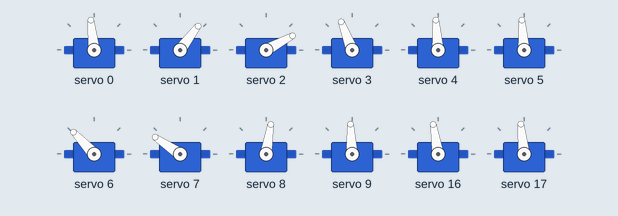
This sketch was run on a simulated Arduino Uno, built with avr-gcc and run on an emulated ATmega328P. On the bench: 12 × servo.

Above: at 0.1 s.
At 5.7 s:
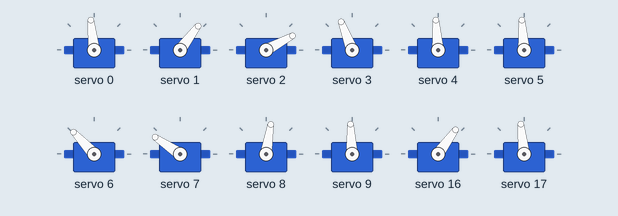
At 7.2 s:
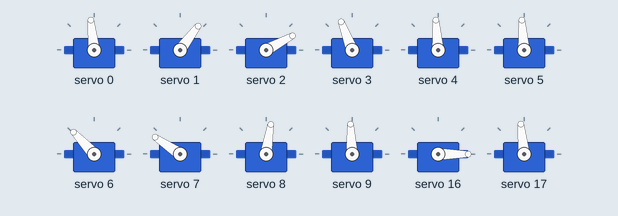
At 14.4 s:
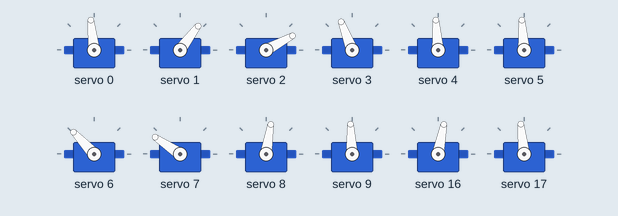
Timing chart, 0 to 16.2 s (numbered marks = the images above):
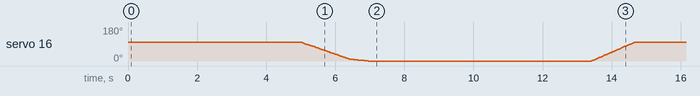

The sketch:

Motion.ino
```cpp
#define ID_01_0_PWM 110
#define ID_01_180_PWM 520
#define ID_02_0_PWM 110
#define ID_02_180_PWM 520
#define ID_03_0_PWM 75
#define ID_03_180_PWM 510
#define ID_04_0_PWM 75
#define ID_04_130_PWM 410
#define ID_05_0_PWM 100
#define ID_05_180_PWM 520
#define ID_06_0_PWM 110
#define ID_06_180_PWM 510
#define ID_07_0_PWM 90
#define ID_07_180_PWM 510
#define ID_08_0_PWM 105
#define ID_08_180_PWM 510
#define ID_09_0_PWM 225
#define ID_09_130_PWM 530
#define ID_10_0_PWM 100
#define ID_10_180_PWM 515

#define ID_11_0_PWM 85
#define ID_11_180_PWM 510
#define ID_12_0_PWM 75
#define ID_12_140_PWM 410
#define ID_13_0_PWM 90
#define ID_13_180_PWM 520
#define ID_14_0_PWM 120
#define ID_14_180_PWM 530
#define ID_15_0_PWM 180
#define ID_15_90_PWM 415
#define ID_16_0_PWM 110
#define ID_16_180_PWM 525
#define ID_17_0_PWM 220
#define ID_17_140_PWM 545
#define ID_18_0_PWM 85
#define ID_18_180_PWM 495
#define ID_19_0_PWM 90
#define ID_19_180_PWM 505
#define ID_20_0_PWM 180
#define ID_20_90_PWM 420

unsigned char previous_angle_ID_01 = 90;
unsigned char previous_angle_ID_02 = 50;
unsigned char previous_angle_ID_03 = 40;
unsigned char previous_angle_ID_04 = 95;
unsigned char previous_angle_ID_05 = 90;
unsigned char previous_angle_ID_06 = 90;
unsigned char previous_angle_ID_07 = 130;
unsigned char previous_angle_ID_08 = 140;
unsigned char previous_angle_ID_09 = 35;
unsigned char previous_angle_ID_10 = 90;

unsigned char previous_angle_ID_11 = 100;
unsigned char previous_angle_ID_12 = 100;
unsigned char previous_angle_ID_13 = 90;
unsigned char previous_angle_ID_14 = 140;
unsigned char previous_angle_ID_15 = 45;
unsigned char previous_angle_ID_16 = 80;
unsigned char previous_angle_ID_17 = 40;
unsigned char previous_angle_ID_18 = 90;
unsigned char previous_angle_ID_19 = 50;
unsigned char previous_angle_ID_20 = 45;


#include <Wire.h>
#include <Adafruit_PWMServoDriver.h>

Adafruit_PWMServoDriver LegBoard = Adafruit_PWMServoDriver(0x40);
Adafruit_PWMServoDriver ArmBoard = Adafruit_PWMServoDriver(0x41);

void legAngle(unsigned char angle_ID_01, unsigned char angle_ID_02, unsigned char angle_ID_03, unsigned char angle_ID_04, unsigned char angle_ID_05, unsigned char angle_ID_06, unsigned char angle_ID_07, unsigned char angle_ID_08, unsigned char angle_ID_09, unsigned char angle_ID_10) {
  //changing Angle to PWM
  unsigned short pwm_ID_01 = map(constrain(angle_ID_01, 0 , 180), 0, 180, ID_01_0_PWM, ID_01_180_PWM);
  unsigned short pwm_ID_02 = map(constrain(angle_ID_02, 0 , 180), 0, 180, ID_02_0_PWM, ID_02_180_PWM);
  unsigned short pwm_ID_03 = map(constrain(angle_ID_03, 0 , 180), 0, 180, ID_03_0_PWM, ID_03_180_PWM);
  unsigned short pwm_ID_04 = map(constrain(angle_ID_04, 0 , 130), 0, 130, ID_04_0_PWM, ID_04_130_PWM);
  unsigned short pwm_ID_05 = map(constrain(angle_ID_05, 0 , 180), 0, 180, ID_05_0_PWM, ID_05_180_PWM);
  unsigned short pwm_ID_06 = map(constrain(angle_ID_06, 0 , 180), 0, 180, ID_06_0_PWM, ID_06_180_PWM);
  unsigned short pwm_ID_07 = map(constrain(angle_ID_07, 0 , 180), 0, 180, ID_07_0_PWM, ID_07_180_PWM);
  unsigned short pwm_ID_08 = map(constrain(angle_ID_08, 0 , 180), 0, 180, ID_08_0_PWM, ID_08_180_PWM);
  unsigned short pwm_ID_09 = map(constrain(angle_ID_09, 0 , 130), 0, 130, ID_09_0_PWM, ID_09_130_PWM);
  unsigned short pwm_ID_10 = map(constrain(angle_ID_10, 0 , 180), 0, 180, ID_10_0_PWM, ID_10_180_PWM);

  //Writing to Servo
  LegBoard.setPWM(0, 0, pwm_ID_01);
  LegBoard.setPWM(1, 0, pwm_ID_02);
  LegBoard.setPWM(2, 0, pwm_ID_03);
  LegBoard.setPWM(3, 0, pwm_ID_04);
  LegBoard.setPWM(4, 0, pwm_ID_05);
  LegBoard.setPWM(5, 0, pwm_ID_06);
  LegBoard.setPWM(6, 0, pwm_ID_07);
  LegBoard.setPWM(7, 0, pwm_ID_08);
  LegBoard.setPWM(8, 0, pwm_ID_09);
  LegBoard.setPWM(9, 0, pwm_ID_10);
}

void armAngle(unsigned char angle_ID_11, unsigned char angle_ID_12, unsigned char angle_ID_13, unsigned char angle_ID_14, unsigned char angle_ID_15, unsigned char angle_ID_16, unsigned char angle_ID_17, unsigned char angle_ID_18, unsigned char angle_ID_19, unsigned char angle_ID_20) {
  //changing Angle to PWM
  unsigned short pwm_ID_11 = map(constrain(angle_ID_11, 0 , 180), 0, 180, ID_11_0_PWM, ID_11_180_PWM);
  unsigned short pwm_ID_12 = map(constrain(angle_ID_12, 0 , 140), 0, 140, ID_12_0_PWM, ID_12_140_PWM);
  unsigned short pwm_ID_13 = map(constrain(angle_ID_13, 0 , 180), 0, 180, ID_13_0_PWM, ID_13_180_PWM);
  unsigned short pwm_ID_14 = map(constrain(angle_ID_14, 0 , 180), 0, 180, ID_14_0_PWM, ID_14_180_PWM);
  unsigned short pwm_ID_15 = map(constrain(angle_ID_15, 0 , 90), 0, 90, ID_15_0_PWM, ID_15_90_PWM);
  unsigned short pwm_ID_16 = map(constrain(angle_ID_16, 0 , 180), 0, 180, ID_16_0_PWM, ID_16_180_PWM);
  unsigned short pwm_ID_17 = map(constrain(angle_ID_17, 0 , 140), 0, 140, ID_17_0_PWM, ID_17_140_PWM);
  unsigned short pwm_ID_18 = map(constrain(angle_ID_18, 0 , 180), 0, 180, ID_18_0_PWM, ID_18_180_PWM);
  unsigned short pwm_ID_19 = map(constrain(angle_ID_19, 0 , 180), 0, 180, ID_19_0_PWM, ID_19_180_PWM);
  unsigned short pwm_ID_20 = map(constrain(angle_ID_20, 0 , 90), 0, 90, ID_20_0_PWM, ID_20_90_PWM);

  //Writing to Servo
  ArmBoard.setPWM(0, 0, pwm_ID_11);
  ArmBoard.setPWM(1, 0, pwm_ID_12);
  ArmBoard.setPWM(2, 0, pwm_ID_13);
  ArmBoard.setPWM(3, 0, pwm_ID_14);
  ArmBoard.setPWM(4, 0, pwm_ID_15);
  ArmBoard.setPWM(5, 0, pwm_ID_16);
  ArmBoard.setPWM(6, 0, pwm_ID_17);
  ArmBoard.setPWM(7, 0, pwm_ID_18);
  ArmBoard.setPWM(8, 0, pwm_ID_19);
  ArmBoard.setPWM(9, 0, pwm_ID_20);
}

void disableServo() {
  LegBoard.setPWM(0, 0, 0);
  LegBoard.setPWM(1, 0, 0);
  LegBoard.setPWM(2, 0, 0);
  LegBoard.setPWM(3, 0, 0);
  LegBoard.setPWM(4, 0, 0);
  LegBoard.setPWM(5, 0, 0);
  LegBoard.setPWM(6, 0, 0);
  LegBoard.setPWM(7, 0, 0);
  LegBoard.setPWM(8, 0, 0);
  LegBoard.setPWM(9, 0, 0);

  ArmBoard.setPWM(0, 0, 0);
  ArmBoard.setPWM(1, 0, 0);
  ArmBoard.setPWM(2, 0, 0);
  ArmBoard.setPWM(3, 0, 0);
  ArmBoard.setPWM(4, 0, 0);
  ArmBoard.setPWM(5, 0, 0);
  ArmBoard.setPWM(6, 0, 0);
  ArmBoard.setPWM(7, 0, 0);
  ArmBoard.setPWM(8, 0, 0);
  ArmBoard.setPWM(9, 0, 0);
}

void legMotion(unsigned short duration, short frame, unsigned char angle_ID_01, unsigned char angle_ID_02, unsigned char angle_ID_03, unsigned char angle_ID_04, unsigned char angle_ID_05, unsigned char angle_ID_06, unsigned char angle_ID_07, unsigned char angle_ID_08, unsigned char angle_ID_09, unsigned char angle_ID_10) {
  unsigned char progress = 1;
  unsigned char current_angle_ID_01;
  unsigned char current_angle_ID_02;
  unsigned char current_angle_ID_03;
  unsigned char current_angle_ID_04;
  unsigned char current_angle_ID_05;
  unsigned char current_angle_ID_06;
  unsigned char current_angle_ID_07;
  unsigned char current_angle_ID_08;
  unsigned char current_angle_ID_09;
  unsigned char current_angle_ID_10;

  for (progress = 1; progress <= frame; progress++) {
    current_angle_ID_01 = previous_angle_ID_01 + (angle_ID_01 - previous_angle_ID_01) * progress / frame;
    current_angle_ID_02 = previous_angle_ID_02 + (angle_ID_02 - previous_angle_ID_02) * progress / frame;
    current_angle_ID_03 = previous_angle_ID_03 + (angle_ID_03 - previous_angle_ID_03) * progress / frame;
    current_angle_ID_04 = previous_angle_ID_04 + (angle_ID_04 - previous_angle_ID_04) * progress / frame;
    current_angle_ID_05 = previous_angle_ID_05 + (angle_ID_05 - previous_angle_ID_05) * progress / frame;
    current_angle_ID_06 = previous_angle_ID_06 + (angle_ID_06 - previous_angle_ID_06) * progress / frame;
    current_angle_ID_07 = previous_angle_ID_07 + (angle_ID_07 - previous_angle_ID_07) * progress / frame;
    current_angle_ID_08 = previous_angle_ID_08 + (angle_ID_08 - previous_angle_ID_08) * progress / frame;
    current_angle_ID_09 = previous_angle_ID_09 + (angle_ID_09 - previous_angle_ID_09) * progress / frame;
    current_angle_ID_10 = previous_angle_ID_10 + (angle_ID_10 - previous_angle_ID_10) * progress / frame;

    legAngle(current_angle_ID_01, current_angle_ID_02, current_angle_ID_03, current_angle_ID_04, current_angle_ID_05, current_angle_ID_06, current_angle_ID_07, current_angle_ID_08, current_angle_ID_09, current_angle_ID_10);
    delay(duration / frame);
  }


  //Writing previous Angle (because PCA9685 does not have reading function...)
  previous_angle_ID_01 = angle_ID_01;
  previous_angle_ID_02 = angle_ID_02;
  previous_angle_ID_03 = angle_ID_03;
  previous_angle_ID_04 = angle_ID_04;
  previous_angle_ID_05 = angle_ID_05;
  previous_angle_ID_06 = angle_ID_06;
  previous_angle_ID_07 = angle_ID_07;
  previous_angle_ID_08 = angle_ID_08;
  previous_angle_ID_09 = angle_ID_09;
  previous_angle_ID_10 = angle_ID_10;
}

void armMotion(unsigned short duration, short frame, unsigned char angle_ID_11, unsigned char angle_ID_12, unsigned char angle_ID_13, unsigned char angle_ID_14, unsigned char angle_ID_15, unsigned char angle_ID_16, unsigned char angle_ID_17, unsigned char angle_ID_18, unsigned char angle_ID_19, unsigned char angle_ID_20) {
  unsigned char progress = 1;
  unsigned char current_angle_ID_11;
  unsigned char current_angle_ID_12;
  unsigned char current_angle_ID_13;
  unsigned char current_angle_ID_14;
  unsigned char current_angle_ID_15;
  unsigned char current_angle_ID_16;
  unsigned char current_angle_ID_17;
  unsigned char current_angle_ID_18;
  unsigned char current_angle_ID_19;
  unsigned char current_angle_ID_20;

  for (progress = 1; progress <= frame; progress++) {
    current_angle_ID_11 = previous_angle_ID_11 + (angle_ID_11 - previous_angle_ID_11) * progress / frame;
    current_angle_ID_12 = previous_angle_ID_12 + (angle_ID_12 - previous_angle_ID_12) * progress / frame;
    current_angle_ID_13 = previous_angle_ID_13 + (angle_ID_13 - previous_angle_ID_13) * progress / frame;
    current_angle_ID_14 = previous_angle_ID_14 + (angle_ID_14 - previous_angle_ID_14) * progress / frame;
    current_angle_ID_15 = previous_angle_ID_15 + (angle_ID_15 - previous_angle_ID_15) * progress / frame;
    current_angle_ID_16 = previous_angle_ID_16 + (angle_ID_16 - previous_angle_ID_16) * progress / frame;
    current_angle_ID_17 = previous_angle_ID_17 + (angle_ID_17 - previous_angle_ID_17) * progress / frame;
    current_angle_ID_18 = previous_angle_ID_18 + (angle_ID_18 - previous_angle_ID_18) * progress / frame;
    current_angle_ID_19 = previous_angle_ID_19 + (angle_ID_19 - previous_angle_ID_19) * progress / frame;
    current_angle_ID_20 = previous_angle_ID_20 + (angle_ID_20 - previous_angle_ID_20) * progress / frame;

    armAngle(current_angle_ID_11, current_angle_ID_12, current_angle_ID_13, current_angle_ID_14, current_angle_ID_15, current_angle_ID_16, current_angle_ID_17, current_angle_ID_18, current_angle_ID_19, current_angle_ID_20);
    delay(duration / frame);
  }


  //Writing previous Angle (because PCA9685 does not have reading function...)
  previous_angle_ID_11 = angle_ID_11;
  previous_angle_ID_12 = angle_ID_12;
  previous_angle_ID_13 = angle_ID_13;
  previous_angle_ID_14 = angle_ID_14;
  previous_angle_ID_15 = angle_ID_15;
  previous_angle_ID_16 = angle_ID_16;
  previous_angle_ID_17 = angle_ID_17;
  previous_angle_ID_18 = angle_ID_18;
  previous_angle_ID_19 = angle_ID_19;
  previous_angle_ID_20 = angle_ID_20;
}

void setup() {
  Serial.begin(9600);

  LegBoard.begin();
  LegBoard.setPWMFreq(50);

  ArmBoard.begin();
  ArmBoard.setPWMFreq(50);

  legAngle(90, 50, 40, 105, 90, 90, 130, 140, 25, 90);
  armAngle(100, 100, 90, 140, 45, 80, 40, 90, 50, 45);
  delay(5000);
  armMotion(1000, 50, 20, 100, 90, 140, 45, 160, 40, 90, 50, 45);
  legAngle(90, 50, 40, 105, 90, 90, 130, 140, 25, 90);
  armMotion(900, 40, 0, 100, 90, 140, 10, 180, 40, 90, 50, 80);
  delay(500);
  armMotion(900, 40, 0, 100, 90, 140, 80, 180, 40, 90, 50, 10);
  delay(500);
  armMotion(900, 40, 0, 100, 90, 140, 10, 180, 40, 90, 50, 80);
  delay(500);
  armMotion(900, 40, 0, 100, 90, 140, 80, 180, 40, 90, 50, 10);
  delay(500);
  armMotion(1000, 50, 100, 100, 90, 140, 45, 80, 40, 90, 50, 45);
  delay(9000);
  disableServo();

}

void loop() {

}
```
